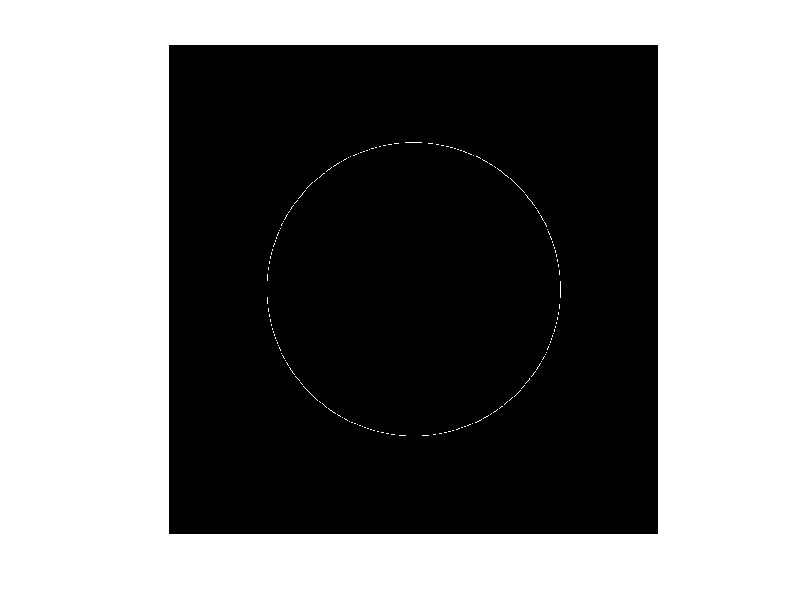

Here is the MATLAB script that generated this plot:
clc;
close all;
clear;

img=zeros(1000);

%draw circle
for th =0:pi/100000:2*pi
    xunit = 300 * cos(th) + 500;
    yunit = 300 * sin(th) + 500;
    img(uint32(xunit), uint32(yunit))=1;
end
imshow(img);
